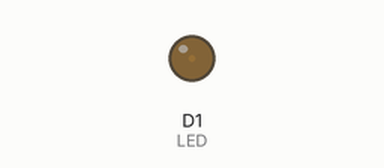
Recording of a sketch running on a simulated ESP8266 (NodeMCU). On the bench: output pins drawn as LEDs (lit = HIGH).

Above: at 0.05 s.
At 0.65 s:
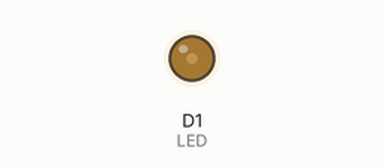
At 1.3 s:
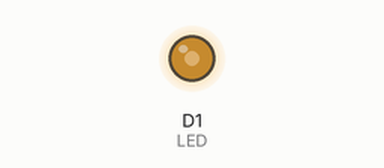
At 2.55 s:
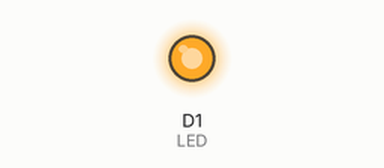
Timing chart, 0 to 5.9 s (numbered marks = the images above):
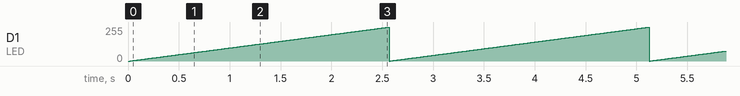

The sketch:

4-pwm.ino
```cpp
//PWM DEI POVERI
#define LED D1
/*
void setup() {
  // put your setup code here, to run once:
  pinMode(LED, OUTPUT);
}

void loop() {

  digitalWrite(LED, HIGH);
  delay(1000);
  digitalWrite(LED, LOW);
  delay(1000);
}
*/

// PWM COME SI USA SOLITAMENTE
void setup() {

  pinMode(LED, OUTPUT);
  //analogWrite(LED, 110);
}

int num = 0;
void loop() {

  delay(10);
  analogWrite(LED, num++); // in realtà emette una PWM non un segnale continuo
  if (num == 255){
    num = 0;
  }
}
```

Measured:
- by itself, D1 (LED): ramps from 0/255 to 254/255 and jumps back, once every 2.6 s
